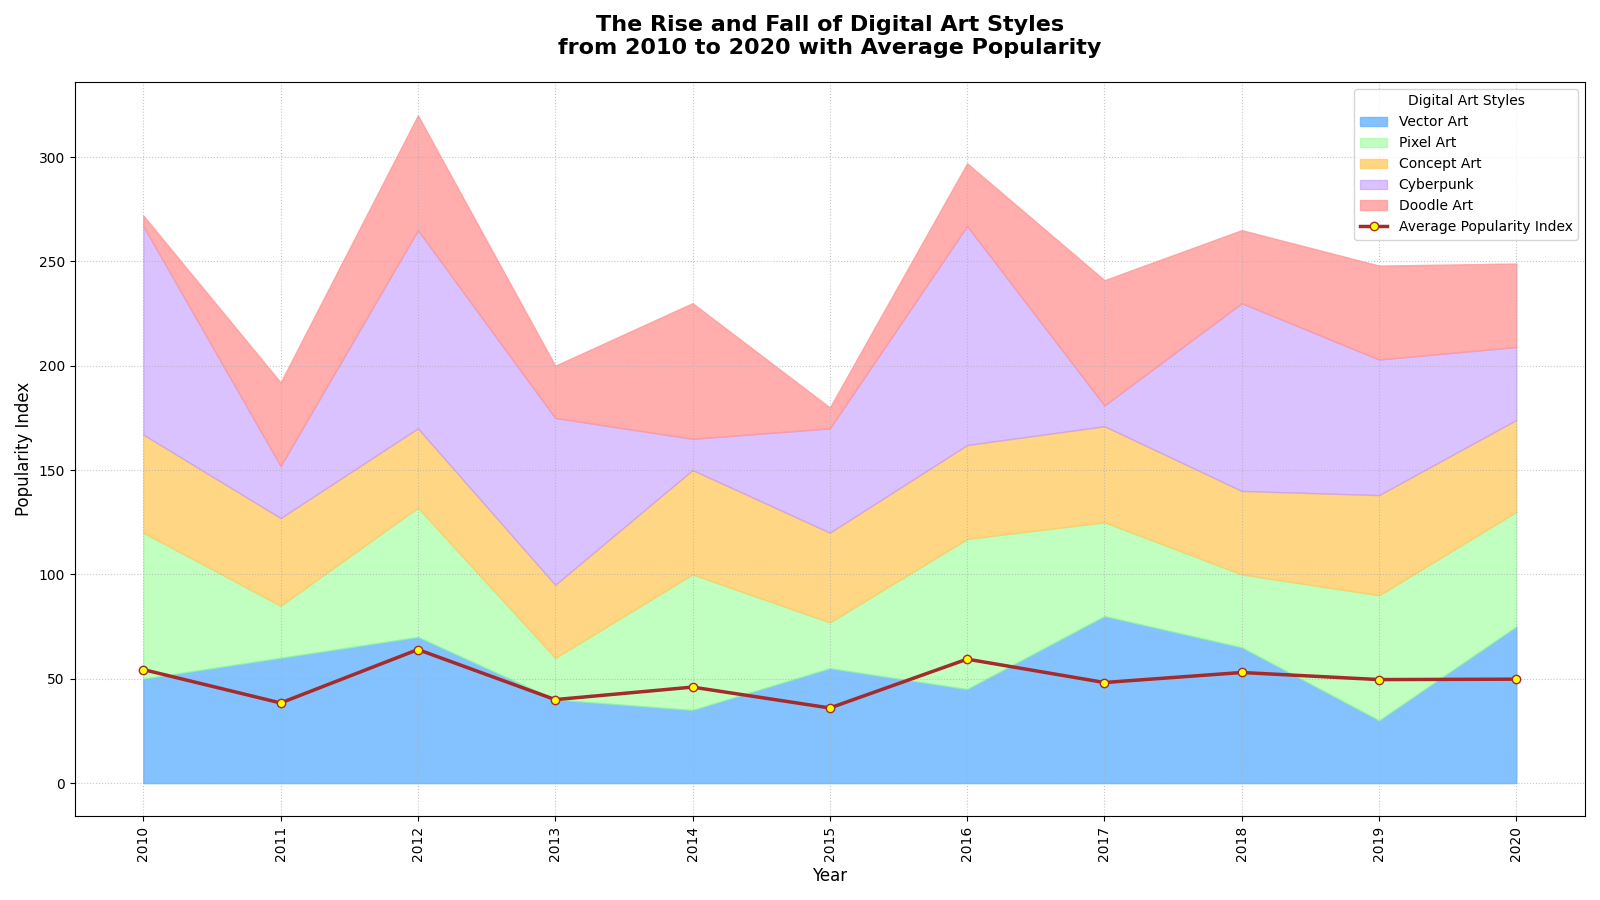

Write Python code to recreate this figure.
import matplotlib.pyplot as plt
import numpy as np

years = np.arange(2010, 2021)
vector_art = np.array([50, 60, 70, 40, 35, 55, 45, 80, 65, 30, 75])
pixel_art = np.array([70, 25, 62, 20, 65, 22, 72, 45, 35, 60, 55])
concept_art = np.array([47, 42, 38, 35, 50, 43, 45, 46, 40, 48, 44])
cyberpunk = np.array([100, 25, 95, 80, 15, 50, 105, 10, 90, 65, 35])
doodle_art = np.array([5, 40, 55, 25, 65, 10, 30, 60, 35, 45, 40])

cumulative_vector_art = vector_art
cumulative_pixel_art = cumulative_vector_art + pixel_art
cumulative_concept_art = cumulative_pixel_art + concept_art
cumulative_cyberpunk = cumulative_concept_art + cyberpunk
cumulative_doodle_art = cumulative_cyberpunk + doodle_art

average_popularity = (vector_art + pixel_art + concept_art + cyberpunk + doodle_art) / 5

plt.figure(figsize=(16, 9))

plt.fill_between(years, 0, cumulative_vector_art, color='#66B2FF', label='Vector Art', alpha=0.8)
plt.fill_between(years, cumulative_vector_art, cumulative_pixel_art, color='#99FF99', label='Pixel Art', alpha=0.6)
plt.fill_between(years, cumulative_pixel_art, cumulative_concept_art, color='#FFCC66', label='Concept Art', alpha=0.8)
plt.fill_between(years, cumulative_concept_art, cumulative_cyberpunk, color='#C299FF', label='Cyberpunk', alpha=0.6)
plt.fill_between(years, cumulative_cyberpunk, cumulative_doodle_art, color='#FF9999', label='Doodle Art', alpha=0.8)

plt.plot(years, average_popularity, color='brown', linewidth=2.5, linestyle='-', marker='o', markerfacecolor='yellow', label='Average Popularity Index')

plt.title('The Rise and Fall of Digital Art Styles\nfrom 2010 to 2020 with Average Popularity', fontsize=16, fontweight='bold', pad=20)
plt.xlabel('Year', fontsize=12)
plt.ylabel('Popularity Index', fontsize=12)

plt.xticks(years, rotation=90, ha='center')

plt.grid(visible=True, linestyle=':', alpha=0.7, axis='both')

plt.legend(loc='upper right', title='Digital Art Styles')

plt.tight_layout()

plt.show()
